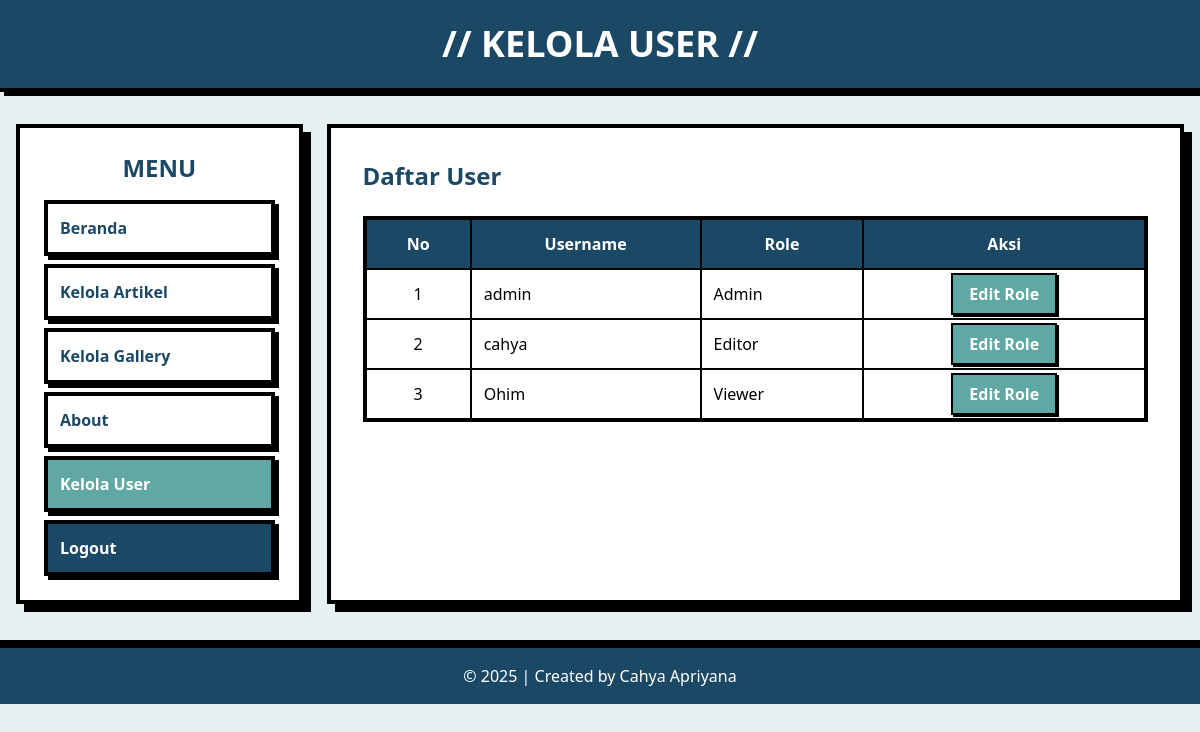
Page /admin/data_user.php (signed in) on the committed database.
### tables this page shows
CREATE TABLE `tbl_user` (
  `username` varchar(10) NOT NULL,
  `password` varchar(10) NOT NULL,
  `role` enum('Admin','Editor','Viewer') NOT NULL DEFAULT 'Viewer'
);

### admin/data_user.php (the view, shortened to what this page needs)
<?php
include('../koneksi.php');
$sql = "SELECT username, role FROM tbl_user ORDER BY username ASC";
$query = mysqli_query($db, $sql);
?>
<!DOCTYPE html>
<html lang="en">
<head>
    <link href="../src/output.css" rel="stylesheet">
</head>
<body class="bg-[#E8F1F2] min-h-screen">
    <header class="bg-[#1B4965] border-b-4 border-black shadow-[4px_4px_0px_0px_rgba(0,0,0,1)]">
        <div class="max-w-7xl mx-auto px-4 py-4 md:py-6">
            <h1 class="text-2xl md:text-4xl font-black text-white text-center">// KELOLA USER //</h1>
        </div>
    </header>
    <div class="flex flex-col lg:flex-row max-w-7xl mx-auto mt-4 md:mt-8 px-4 gap-4 md:gap-6">
        <aside class="w-full lg:w-1/4 bg-white border-4 border-black p-4 md:p-6 shadow-[8px_8px_0px_0px_rgba(0,0,0,1)] h-fit">
            <h2 class="text-xl md:text-2xl font-black text-[#1B4965] mb-4 text-center">MENU</h2>
            <ul class="space-y-2 text-gray-700">
                <li><a href="beranda_admin.php" class="block p-2 md:p-3 bg-white text-[#1B4965] font-bold border-4 border-black shadow-[4px_4px_0px_0px_rgba(0,0,0,1)] hover:translate-x-[3px] hover:translate-y-[3px] hover:shadow-none transition-all">Beranda</a></li>
                <?php if ($_SESSION['role'] === 'Admin' || $_SESSION['role'] === 'Editor') { ?>
                <li><a href="data_artikel.php" class="block p-2 md:p-3 bg-white text-[#1B4965] font-bold border-4 border-black shadow-[4px_4px_0px_0px_rgba(0,0,0,1)] hover:translate-x-[3px] hover:translate-y-[3px] hover:shadow-none transition-all">Kelola Artikel</a></li>
                <?php } ?>
                <?php if ($_SESSION['role'] === 'Admin') { ?>
                <li><a href="data_gallery.php" class="block p-2 md:p-3 bg-white text-[#1B4965] font-bold border-4 border-black shadow-[4px_4px_0px_0px_rgba(0,0,0,1)] hover:translate-x-[3px] hover:translate-y-[3px] hover:shadow-none transition-all">Kelola Gallery</a></li>
                <li><a href="about.php" class="block p-2 md:p-3 bg-white text-[#1B4965] font-bold border-4 border-black shadow-[4px_4px_0px_0px_rgba(0,0,0,1)] hover:translate-x-[3px] hover:translate-y-[3px] hover:shadow-none transition-all">About</a></li>
                <li><a href="data_user.php" class="block p-2 md:p-3 bg-[#5FA8A3] text-white font-bold border-4 border-black shadow-[4px_4px_0px_0px_rgba(0,0,0,1)] hover:translate-x-[3px] hover:translate-y-[3px] hover:shadow-none transition-all">Kelola User</a></li>
                <?php } ?>
                <li><a href="logout.php" onclick="return confirm('Apakah anda yakin ingin keluar?');" class="block p-2 md:p-3 bg-[#1B4965] text-white font-bold border-4 border-black shadow-[4px_4px_0px_0px_rgba(0,0,0,1)] hover:translate-x-[3px] hover:translate-y-[3px] hover:shadow-none transition-all">Logout</a></li>
            </ul>
        </aside>
        <main class="w-full lg:w-3/4 bg-white border-4 border-black p-4 md:p-8 shadow-[8px_8px_0px_0px_rgba(0,0,0,1)]">
            <h2 class="text-xl md:text-2xl font-black text-[#1B4965] mb-6">Daftar User</h2>
            <div class="overflow-x-auto">
                <table class="min-w-full border-4 border-black">
                    <thead class="bg-[#1B4965] text-white">
                        <tr>
                            <th class="p-2 md:p-3 border-2 border-black text-sm md:text-base">No</th>
                            <th class="p-2 md:p-3 border-2 border-black text-sm md:text-base">Username</th>
                            <th class="p-2 md:p-3 border-2 border-black text-sm md:text-base">Role</th>
                            <th class="p-2 md:p-3 border-2 border-black text-sm md:text-base">Aksi</th>
                        </tr>
                    </thead>
                    <tbody>
                        <?php
                        $no = 1;
                        while ($data = mysqli_fetch_array($query)) {
                            echo "<tr class='hover:bg-[#E8F1F2] transition-colors'>";
                            echo "<td class='border-2 border-black p-2 md:p-3 text-center text-sm md:text-base'>" . $no++ . "</td>";
                            echo "<td class='border-2 border-black p-2 md:p-3 text-sm md:text-base'>" . htmlspecialchars($data['username']) . "</td>";
                            echo "<td class='border-2 border-black p-2 md:p-3 text-sm md:text-base'>" . htmlspecialchars($data['role']) . "</td>";
                            echo "<td class='border-2 border-black p-2 md:p-3 text-center text-sm md:text-base'>";
                            echo "  <a href='edit_user_role.php?username=" . urlencode($data['username']) . "' class='bg-[#5FA8A3] text-white font-bold py-1 md:py-2 px-2 md:px-4 border-2 border-black shadow-[2px_2px_0px_0px_rgba(0,0,0,1)] hover:translate-x-[2px] hover:translate-y-[2px] hover:shadow-none transition-all'>Edit Role</a>";
                            echo "</td>";
                            echo "</tr>";
                        }
                        ?>
                    </tbody>
                </table>
            </div>
        </main>
    </div>
    <footer class="bg-[#1B4965] border-t-4 border-black text-white text-center py-3 md:py-4 mt-6 md:mt-10 shadow-[0_-4px_0px_0px_rgba(0,0,0,1)]">
        &copy; <?php echo date('Y'); ?> | Created by Cahya Apriyana
    </footer>
</body>
</html>

### rows in the picture
tbl_user: username "admin", role "Admin"
tbl_user: username "cahya", role "Editor"
tbl_user: username "Ohim", role "Viewer"
